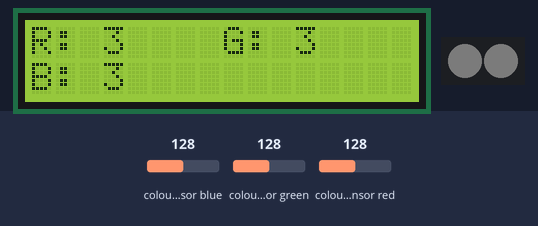
A sketch run on a simulated Arduino Uno, built with avr-gcc and run on an emulated ATmega328P. Shown: 16×2 character LCD, 2 RGB LEDs in strip order, left to right. Inputs (shaded band) come from the test bench; at power-on: colour sensor blue 128, colour sensor green 128, colour sensor red 128. Dim RGB values are drawn brighter than linear; what the sketch prints to the serial monitor is not drawn.

Above: at 1.2 s.
1.3 s: colour sensor blue set to 5
At 3.0 s:
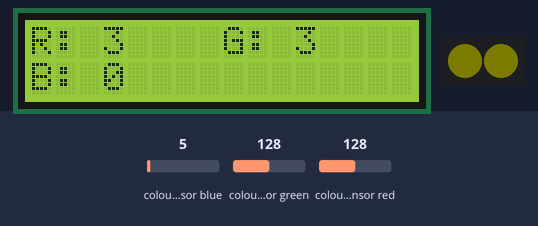
3.3 s: colour sensor green set to 5
At 4.7 s:
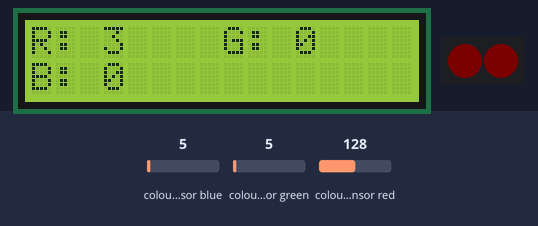
5.0 s: colour sensor red set to 5
At 6.4 s:
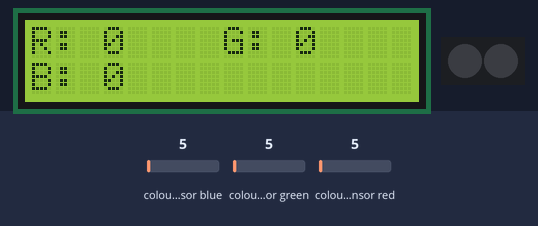
6.7 s: colour sensor blue set to 64
At 7.9 s:
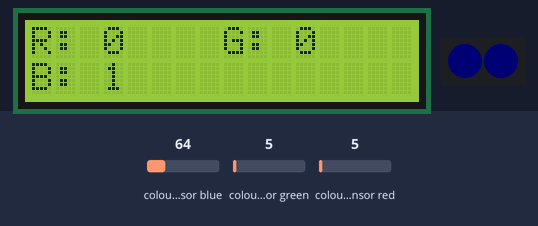
8.4 s: colour sensor green set to 64
At 9.5 s:
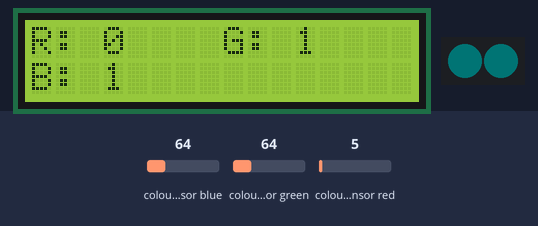
10.1 s: colour sensor green set to 128
At 11.1 s:
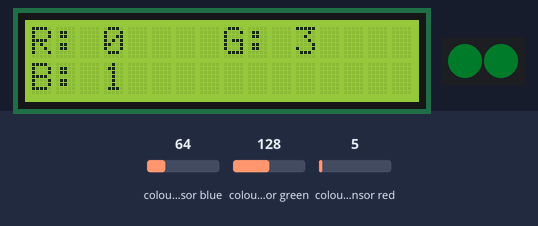
Timing chart, 0 to 12.8 s (numbered marks = the images above; inputs shaded):
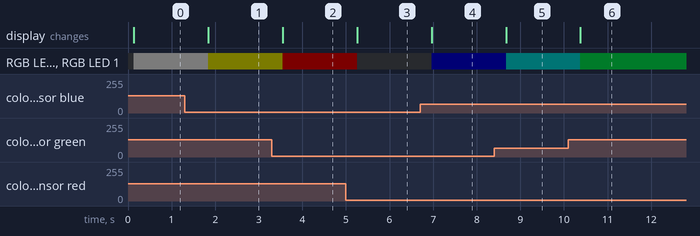

The sketch:

SenzorUloare.ino
```cpp
#include <Wire.h>
#include "Adafruit_TCS34725.h"
#include <LiquidCrystal_I2C.h>
#include "MeOrion.h"

// Initialize the RGB sensor
Adafruit_TCS34725 tcs = Adafruit_TCS34725(TCS34725_INTEGRATIONTIME_50MS, TCS34725_GAIN_4X);

// Initialize the RGB LED strip on PORT_3 with 15 LEDs
MeRGBLed led(PORT_3, 2);

// Initialize the LCD display with I2C address 0x27 and 16x2 size
LiquidCrystal_I2C lcd(0x27, 16, 2);

void setup() {
  // Start serial communication
  Serial.begin(9600);

  // Initialize the TCS34725
  if (tcs.begin()) {
    Serial.println("Found sensor");
  } else {
    Serial.println("No TCS34725 found ... check your connections");
    while (1); // Halt the program
  }

  // Initialize the LCD
  lcd.init();
  lcd.backlight();
}

void loop() {
  uint16_t r, g, b, c;

  // Get raw color data from the sensor
  tcs.getRawData(&r, &g, &b, &c);

  // Print out the values for debugging
  Serial.print("R: "); Serial.print(r); Serial.print(" ");
  Serial.print("G: "); Serial.print(g); Serial.print(" ");
  Serial.print("B: "); Serial.print(b); Serial.print(" ");
  Serial.print("C: "); Serial.print(c); Serial.print(" ");
  Serial.println();

  // Normalize the RGB values
  uint8_t red = map(r, 0, 65535, 0, 255);
  uint8_t green = map(g, 0, 65535, 0, 255);
  uint8_t blue = map(b, 0, 65535, 0, 255);

  // Set the color of all LEDs to the detected color
  for (uint8_t i = 0; i < led.getNumber(); i++) {
    led.setColorAt(i, red, green, blue);
  }
  led.show();


  // Display the main color and name on the LCD
  lcd.clear();
  lcd.setCursor(0, 0);
  lcd.print("R: "); lcd.print(red);
  lcd.setCursor(8, 0);
  lcd.print("G: "); lcd.print(green);
  lcd.setCursor(0, 1);
  lcd.print("B: "); lcd.print(blue);
  lcd.setCursor(8, 1);

  // Delay to allow the sensor to capture the next reading
  delay(500);
}
```

Measured:
- after the input at 1.3 s, RGB LED 0, RGB LED 1: RGB(3, 3, 3) → RGB(3, 3, 0) after 0.54 s; the display: changes after 0.54 s (image 1)
- after the input at 3.3 s, RGB LED 0, RGB LED 1: RGB(3, 3, 0) → RGB(3, 0, 0) after 0.25 s; the display: changes after 0.25 s (image 2)
- after the input at 5.0 s, RGB LED 0, RGB LED 1: RGB(3, 0, 0) → off after 0.26 s; the display: changes after 0.26 s (image 3)
- after the input at 6.7 s, RGB LED 0, RGB LED 1: off → RGB(0, 0, 1) after 0.26 s; the display: changes after 0.26 s (image 4)
- after the input at 8.4 s, RGB LED 0, RGB LED 1: RGB(0, 0, 1) → RGB(0, 1, 1) after 0.27 s; the display: changes after 0.27 s (image 5)
- after the input at 10.1 s, RGB LED 0, RGB LED 1: RGB(0, 1, 1) → RGB(0, 3, 1) after 0.28 s; the display: changes after 0.28 s (image 6)
